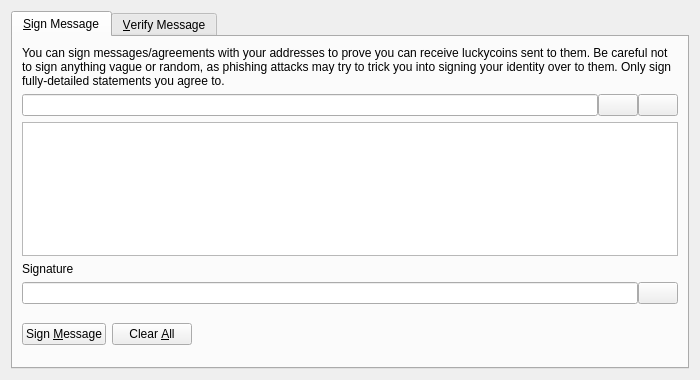
<?xml version="1.0" encoding="UTF-8"?>
<ui version="4.0">
 <class>SignVerifyMessageDialog</class>
 <widget class="QDialog" name="SignVerifyMessageDialog">
  <property name="geometry">
   <rect>
    <x>0</x>
    <y>0</y>
    <width>700</width>
    <height>380</height>
   </rect>
  </property>
  <property name="windowTitle">
   <string>Signatures - Sign / Verify a Message</string>
  </property>
  <property name="modal">
   <bool>true</bool>
  </property>
  <layout class="QVBoxLayout" name="verticalLayout">
   <item>
    <widget class="QTabWidget" name="tabWidget">
     <property name="currentIndex">
      <number>0</number>
     </property>
     <widget class="QWidget" name="tabSignMessage">
      <attribute name="title">
       <string>&amp;Sign Message</string>
      </attribute>
      <layout class="QVBoxLayout" name="verticalLayout_SM">
       <item>
        <widget class="QLabel" name="infoLabel_SM">
         <property name="text">
          <string>You can sign messages/agreements with your addresses to prove you can receive luckycoins sent to them. Be careful not to sign anything vague or random, as phishing attacks may try to trick you into signing your identity over to them. Only sign fully-detailed statements you agree to.</string>
         </property>
         <property name="textFormat">
          <enum>Qt::PlainText</enum>
         </property>
         <property name="wordWrap">
          <bool>true</bool>
         </property>
        </widget>
       </item>
       <item>
        <layout class="QHBoxLayout" name="horizontalLayout_1_SM">
         <property name="spacing">
          <number>0</number>
         </property>
         <item>
          <widget class="QValidatedLineEdit" name="addressIn_SM">
           <property name="toolTip">
            <string>The Luckycoin address to sign the message with</string>
           </property>
          </widget>
         </item>
         <item>
          <widget class="QPushButton" name="addressBookButton_SM">
           <property name="toolTip">
            <string>Choose previously used address</string>
           </property>
           <property name="text">
            <string/>
           </property>
           <property name="icon">
            <iconset resource="../bitcoin.qrc">
             <normaloff>:/icons/address-book</normaloff>:/icons/address-book</iconset>
           </property>
           <property name="shortcut">
            <string>Alt+A</string>
           </property>
           <property name="autoDefault">
            <bool>false</bool>
           </property>
          </widget>
         </item>
         <item>
          <widget class="QPushButton" name="pasteButton_SM">
           <property name="toolTip">
            <string>Paste address from clipboard</string>
           </property>
           <property name="text">
            <string/>
           </property>
           <property name="icon">
            <iconset resource="../bitcoin.qrc">
             <normaloff>:/icons/editpaste</normaloff>:/icons/editpaste</iconset>
           </property>
           <property name="shortcut">
            <string>Alt+P</string>
           </property>
           <property name="autoDefault">
            <bool>false</bool>
           </property>
          </widget>
         </item>
        </layout>
       </item>
       <item>
        <widget class="QPlainTextEdit" name="messageIn_SM">
         <property name="toolTip">
          <string>Enter the message you want to sign here</string>
         </property>
        </widget>
       </item>
       <item>
        <widget class="QLabel" name="signatureLabel_SM">
         <property name="text">
          <string>Signature</string>
         </property>
         <property name="textFormat">
          <enum>Qt::PlainText</enum>
         </property>
        </widget>
       </item>
       <item>
        <layout class="QHBoxLayout" name="horizontalLayout_2_SM">
         <property name="spacing">
          <number>0</number>
         </property>
         <item>
          <widget class="QLineEdit" name="signatureOut_SM">
           <property name="font">
            <font>
             <italic>true</italic>
            </font>
           </property>
           <property name="readOnly">
            <bool>true</bool>
           </property>
          </widget>
         </item>
         <item>
          <widget class="QPushButton" name="copySignatureButton_SM">
           <property name="toolTip">
            <string>Copy the current signature to the system clipboard</string>
           </property>
           <property name="text">
            <string/>
           </property>
           <property name="icon">
            <iconset resource="../bitcoin.qrc">
             <normaloff>:/icons/editcopy</normaloff>:/icons/editcopy</iconset>
           </property>
           <property name="autoDefault">
            <bool>false</bool>
           </property>
          </widget>
         </item>
        </layout>
       </item>
       <item>
        <layout class="QHBoxLayout" name="horizontalLayout_3_SM">
         <item>
          <widget class="QPushButton" name="signMessageButton_SM">
           <property name="toolTip">
            <string>Sign the message to prove you own this Luckycoin address</string>
           </property>
           <property name="text">
            <string>Sign &amp;Message</string>
           </property>
           <property name="icon">
            <iconset resource="../bitcoin.qrc">
             <normaloff>:/icons/edit</normaloff>:/icons/edit</iconset>
           </property>
           <property name="autoDefault">
            <bool>false</bool>
           </property>
          </widget>
         </item>
         <item>
          <widget class="QPushButton" name="clearButton_SM">
           <property name="toolTip">
            <string>Reset all sign message fields</string>
           </property>
           <property name="text">
            <string>Clear &amp;All</string>
           </property>
           <property name="icon">
            <iconset resource="../bitcoin.qrc">
             <normaloff>:/icons/remove</normaloff>:/icons/remove</iconset>
           </property>
           <property name="autoDefault">
            <bool>false</bool>
           </property>
          </widget>
         </item>
         <item>
          <spacer name="horizontalSpacer_1_SM">
           <property name="orientation">
            <enum>Qt::Horizontal</enum>
           </property>
           <property name="sizeHint" stdset="0">
            <size>
             <width>40</width>
             <height>48</height>
            </size>
           </property>
          </spacer>
         </item>
         <item>
          <widget class="QLabel" name="statusLabel_SM">
           <property name="font">
            <font>
             <weight>75</weight>
             <bold>true</bold>
            </font>
           </property>
           <property name="text">
            <string/>
           </property>
           <property name="wordWrap">
            <bool>true</bool>
           </property>
          </widget>
         </item>
         <item>
          <spacer name="horizontalSpacer_2_SM">
           <property name="orientation">
            <enum>Qt::Horizontal</enum>
           </property>
           <property name="sizeHint" stdset="0">
            <size>
             <width>40</width>
             <height>48</height>
            </size>
           </property>
          </spacer>
         </item>
        </layout>
       </item>
      </layout>
     </widget>
     <widget class="QWidget" name="tabVerifyMessage">
      <attribute name="title">
       <string>&amp;Verify Message</string>
      </attribute>
      <layout class="QVBoxLayout" name="verticalLayout_VM">
       <item>
        <widget class="QLabel" name="infoLabel_VM">
         <property name="text">
          <string>Enter the receiver's address, message (ensure you copy line breaks, spaces, tabs, etc. exactly) and signature below to verify the message. Be careful not to read more into the signature than what is in the signed message itself, to avoid being tricked by a man-in-the-middle attack. Note that this only proves the signing party receives with the address, it cannot prove sendership of any transaction!</string>
         </property>
         <property name="textFormat">
          <enum>Qt::PlainText</enum>
         </property>
         <property name="alignment">
          <set>Qt::AlignLeading|Qt::AlignLeft|Qt::AlignTop</set>
         </property>
         <property name="wordWrap">
          <bool>true</bool>
         </property>
        </widget>
       </item>
       <item>
        <layout class="QHBoxLayout" name="horizontalLayout_1_VM">
         <property name="spacing">
          <number>0</number>
         </property>
         <item>
          <widget class="QValidatedLineEdit" name="addressIn_VM">
           <property name="toolTip">
            <string>The Luckycoin address the message was signed with</string>
           </property>
          </widget>
         </item>
         <item>
          <widget class="QPushButton" name="addressBookButton_VM">
           <property name="toolTip">
            <string>Choose previously used address</string>
           </property>
           <property name="text">
            <string/>
           </property>
           <property name="icon">
            <iconset resource="../bitcoin.qrc">
             <normaloff>:/icons/address-book</normaloff>:/icons/address-book</iconset>
           </property>
           <property name="shortcut">
            <string>Alt+A</string>
           </property>
           <property name="autoDefault">
            <bool>false</bool>
           </property>
          </widget>
         </item>
        </layout>
       </item>
       <item>
        <widget class="QPlainTextEdit" name="messageIn_VM"/>
       </item>
       <item>
        <widget class="QValidatedLineEdit" name="signatureIn_VM"/>
       </item>
       <item>
        <layout class="QHBoxLayout" name="horizontalLayout_2_VM">
         <item>
          <widget class="QPushButton" name="verifyMessageButton_VM">
           <property name="toolTip">
            <string>Verify the message to ensure it was signed with the specified Luckycoin address</string>
           </property>
           <property name="text">
            <string>Verify &amp;Message</string>
           </property>
           <property name="icon">
            <iconset resource="../bitcoin.qrc">
             <normaloff>:/icons/transaction_0</normaloff>:/icons/transaction_0</iconset>
           </property>
           <property name="autoDefault">
            <bool>false</bool>
           </property>
          </widget>
         </item>
         <item>
          <widget class="QPushButton" name="clearButton_VM">
           <property name="toolTip">
            <string>Reset all verify message fields</string>
           </property>
           <property name="text">
            <string>Clear &amp;All</string>
           </property>
           <property name="icon">
            <iconset resource="../bitcoin.qrc">
             <normaloff>:/icons/remove</normaloff>:/icons/remove</iconset>
           </property>
           <property name="autoDefault">
            <bool>false</bool>
           </property>
          </widget>
         </item>
         <item>
          <spacer name="horizontalSpacer_1_VM">
           <property name="orientation">
            <enum>Qt::Horizontal</enum>
           </property>
           <property name="sizeHint" stdset="0">
            <size>
             <width>40</width>
             <height>48</height>
            </size>
           </property>
          </spacer>
         </item>
         <item>
          <widget class="QLabel" name="statusLabel_VM">
           <property name="font">
            <font>
             <weight>75</weight>
             <bold>true</bold>
            </font>
           </property>
           <property name="text">
            <string/>
           </property>
           <property name="wordWrap">
            <bool>true</bool>
           </property>
          </widget>
         </item>
         <item>
          <spacer name="horizontalSpacer_2_VM">
           <property name="orientation">
            <enum>Qt::Horizontal</enum>
           </property>
           <property name="sizeHint" stdset="0">
            <size>
             <width>40</width>
             <height>48</height>
            </size>
           </property>
          </spacer>
         </item>
        </layout>
       </item>
      </layout>
     </widget>
    </widget>
   </item>
  </layout>
 </widget>
 <customwidgets>
  <customwidget>
   <class>QValidatedLineEdit</class>
   <extends>QLineEdit</extends>
   <header>qvalidatedlineedit.h</header>
  </customwidget>
 </customwidgets>
 <resources>
  <include location="../bitcoin.qrc"/>
 </resources>
 <connections/>
</ui>
